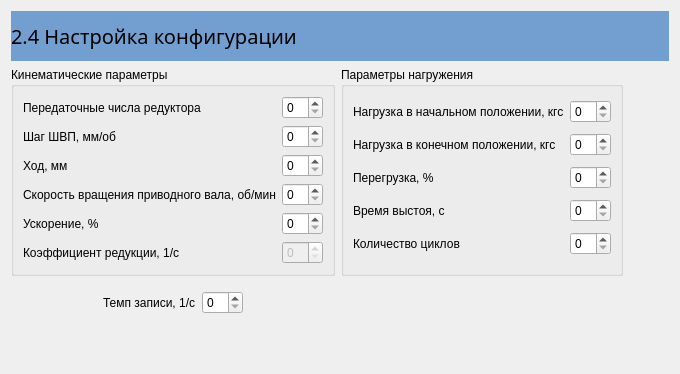
      <widget class="QWidget" name="page24">
       <layout class="QGridLayout" name="gridLayout_6">
        <item row="6" column="0">
         <widget class="QWidget" name="widget" native="true">
          <layout class="QGridLayout" name="gridLayout_16">
           <item row="0" column="2">
            <widget class="QSpinBox" name="spnLog_Freq24"/>
           </item>
           <item row="0" column="1">
            <widget class="QLabel" name="label_34">
             <property name="text">
              <string>Темп записи, 1/с</string>
             </property>
            </widget>
           </item>
           <item row="0" column="0">
            <spacer name="horizontalSpacer_4">
             <property name="orientation">
              <enum>Qt::Horizontal</enum>
             </property>
             <property name="sizeHint" stdset="0">
              <size>
               <width>40</width>
               <height>20</height>
              </size>
             </property>
            </spacer>
           </item>
           <item row="0" column="3">
            <spacer name="horizontalSpacer_5">
             <property name="orientation">
              <enum>Qt::Horizontal</enum>
             </property>
             <property name="sizeHint" stdset="0">
              <size>
               <width>40</width>
               <height>20</height>
              </size>
             </property>
            </spacer>
           </item>
          </layout>
         </widget>
        </item>
        <item row="2" column="2">
         <spacer name="horizontalSpacer_9">
          <property name="orientation">
           <enum>Qt::Horizontal</enum>
          </property>
          <property name="sizeHint" stdset="0">
           <size>
            <width>40</width>
            <height>20</height>
           </size>
          </property>
         </spacer>
        </item>
        <item row="1" column="1" rowspan="5">
         <widget class="QGroupBox" name="gbLoad24">
          <property name="title">
           <string>Параметры нагружения</string>
          </property>
          <layout class="QGridLayout" name="gridLayout_13">
           <item row="0" column="0">
            <widget class="QLabel" name="label_41">
             <property name="text">
              <string>Нагрузка в начальном положении, кгс</string>
             </property>
            </widget>
           </item>
           <item row="4" column="0">
            <widget class="QLabel" name="label_30">
             <property name="text">
              <string>Количество циклов</string>
             </property>
            </widget>
           </item>
           <item row="2" column="0">
            <widget class="QLabel" name="label_33">
             <property name="text">
              <string>Перегрузка, %</string>
             </property>
            </widget>
           </item>
           <item row="3" column="0">
            <widget class="QLabel" name="label_37">
             <property name="text">
              <string>Время выстоя, с</string>
             </property>
            </widget>
           </item>
           <item row="2" column="1">
            <widget class="QSpinBox" name="spnOverload_Coeff24"/>
           </item>
           <item row="1" column="0">
            <widget class="QLabel" name="label_38">
             <property name="text">
              <string>Нагрузка в конечном положении, кгс</string>
             </property>
            </widget>
           </item>
           <item row="1" column="1">
            <widget class="QSpinBox" name="spnNom_F2_24"/>
           </item>
           <item row="0" column="1">
            <widget class="QSpinBox" name="spnNom_F1_24">
             <property name="sizePolicy">
              <sizepolicy hsizetype="Minimum" vsizetype="Fixed">
               <horstretch>0</horstretch>
               <verstretch>0</verstretch>
              </sizepolicy>
             </property>
            </widget>
           </item>
           <item row="3" column="1">
            <widget class="QSpinBox" name="spnDwell24"/>
           </item>
           <item row="4" column="1">
            <widget class="QSpinBox" name="spnN24"/>
           </item>
          </layout>
         </widget>
        </item>
        <item row="0" column="0" colspan="3">
         <widget class="QLabel" name="label_133">
          <property name="minimumSize">
           <size>
            <width>0</width>
            <height>50</height>
           </size>
          </property>
          <property name="maximumSize">
           <size>
            <width>16777215</width>
            <height>50</height>
           </size>
          </property>
          <property name="styleSheet">
           <string notr="true">background-color: rgb(114, 159, 207);
font: 15pt bold;</string>
          </property>
          <property name="text">
           <string>2.4 Настройка конфигурации</string>
          </property>
          <property name="margin">
           <number>5</number>
          </property>
         </widget>
        </item>
        <item row="7" column="0">
         <spacer name="verticalSpacer_7">
          <property name="orientation">
           <enum>Qt::Vertical</enum>
          </property>
          <property name="sizeHint" stdset="0">
           <size>
            <width>20</width>
            <height>40</height>
           </size>
          </property>
         </spacer>
        </item>
        <item row="1" column="0" rowspan="5">
         <widget class="QGroupBox" name="gbKin24">
          <property name="title">
           <string>Кинематические параметры</string>
          </property>
          <layout class="QGridLayout" name="gridLayout_12">
           <item row="4" column="1">
            <widget class="QSpinBox" name="spnNom_Accel_Coeff24"/>
           </item>
           <item row="1" column="1">
            <widget class="QSpinBox" name="spnPitch24"/>
           </item>
           <item row="0" column="1">
            <widget class="QSpinBox" name="spnGear24"/>
           </item>
           <item row="3" column="0">
            <widget class="QLabel" name="label_39">
             <property name="text">
              <string>Скорость вращения приводного вала, об/мин</string>
             </property>
            </widget>
           </item>
           <item row="2" column="0">
            <widget class="QLabel" name="label_36">
             <property name="text">
              <string>Ход, мм</string>
             </property>
            </widget>
           </item>
           <item row="4" column="0">
            <widget class="QLabel" name="label_29">
             <property name="text">
              <string>Ускорение, %</string>
             </property>
            </widget>
           </item>
           <item row="2" column="1">
            <widget class="QSpinBox" name="spnNom_Travel24"/>
           </item>
           <item row="1" column="0">
            <widget class="QLabel" name="label_40">
             <property name="text">
              <string>Шаг ШВП, мм/об</string>
             </property>
            </widget>
           </item>
           <item row="0" column="0">
            <widget class="QLabel" name="label_31">
             <property name="text">
              <string>Передаточные числа редуктора</string>
             </property>
            </widget>
           </item>
           <item row="3" column="1">
            <widget class="QSpinBox" name="spnNom_Omega24"/>
           </item>
           <item row="5" column="1">
            <widget class="QSpinBox" name="spnMicrostep24">
             <property name="enabled">
              <bool>false</bool>
             </property>
            </widget>
           </item>
           <item row="5" column="0">
            <widget class="QLabel" name="label_35">
             <property name="text">
              <string>Коэффициент редукции, 1/c</string>
             </property>
            </widget>
           </item>
          </layout>
         </widget>
        </item>
       </layout>
      </widget>
